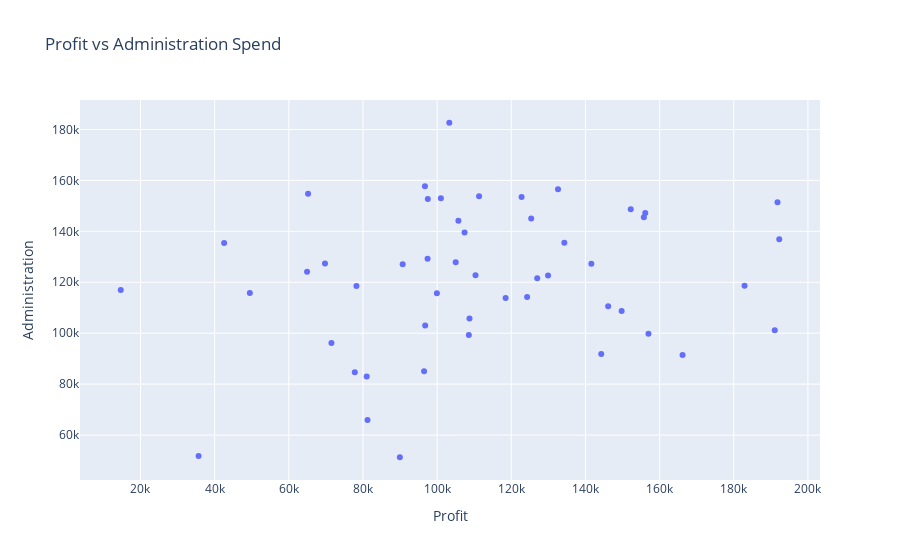

The cell this chart's notebook holds for it:
### Code cell
fig=px.scatter(df,x="Profit",y="Administration",title="Profit vs Administration Spend")
fig.show()
